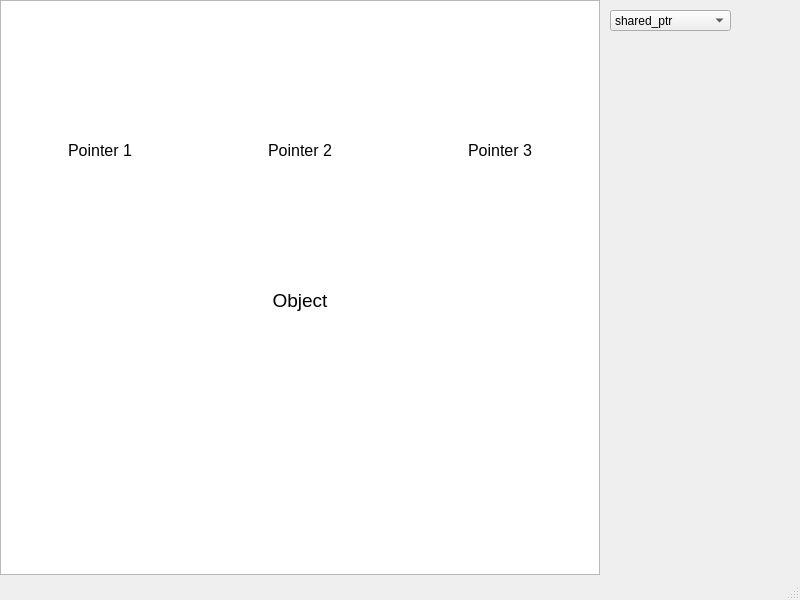
<?xml version="1.0" encoding="UTF-8"?>
<ui version="4.0">
 <class>MainWindow</class>
 <widget class="QMainWindow" name="MainWindow">
  <property name="geometry">
   <rect>
    <x>0</x>
    <y>0</y>
    <width>800</width>
    <height>600</height>
   </rect>
  </property>
  <property name="windowTitle">
   <string>MainWindow</string>
  </property>
  <widget class="QWidget" name="centralwidget">
   <widget class="QGraphicsView" name="graphicsView">
    <property name="geometry">
     <rect>
      <x>0</x>
      <y>0</y>
      <width>600</width>
      <height>575</height>
     </rect>
    </property>
    <property name="sizePolicy">
     <sizepolicy hsizetype="Fixed" vsizetype="Fixed">
      <horstretch>0</horstretch>
      <verstretch>0</verstretch>
     </sizepolicy>
    </property>
    <property name="verticalScrollBarPolicy">
     <enum>Qt::ScrollBarAlwaysOff</enum>
    </property>
    <property name="horizontalScrollBarPolicy">
     <enum>Qt::ScrollBarAlwaysOff</enum>
    </property>
   </widget>
   <widget class="QComboBox" name="comboBox">
    <property name="geometry">
     <rect>
      <x>610</x>
      <y>10</y>
      <width>121</width>
      <height>21</height>
     </rect>
    </property>
    <item>
     <property name="text">
      <string>shared_ptr</string>
     </property>
    </item>
    <item>
     <property name="text">
      <string>weak_ptr</string>
     </property>
    </item>
    <item>
     <property name="text">
      <string>unique_ptr</string>
     </property>
    </item>
   </widget>
   <widget class="QLabel" name="objectLabel">
    <property name="geometry">
     <rect>
      <x>260</x>
      <y>285</y>
      <width>80</width>
      <height>30</height>
     </rect>
    </property>
    <property name="font">
     <font>
      <pointsize>14</pointsize>
     </font>
    </property>
    <property name="text">
     <string>Object</string>
    </property>
    <property name="textFormat">
     <enum>Qt::AutoText</enum>
    </property>
    <property name="alignment">
     <set>Qt::AlignCenter</set>
    </property>
   </widget>
   <widget class="QLabel" name="pointer1Label">
    <property name="geometry">
     <rect>
      <x>50</x>
      <y>125</y>
      <width>100</width>
      <height>50</height>
     </rect>
    </property>
    <property name="font">
     <font>
      <pointsize>12</pointsize>
     </font>
    </property>
    <property name="text">
     <string>Pointer 1</string>
    </property>
    <property name="alignment">
     <set>Qt::AlignCenter</set>
    </property>
   </widget>
   <widget class="QLabel" name="pointer2Label">
    <property name="geometry">
     <rect>
      <x>250</x>
      <y>125</y>
      <width>100</width>
      <height>50</height>
     </rect>
    </property>
    <property name="font">
     <font>
      <pointsize>12</pointsize>
     </font>
    </property>
    <property name="text">
     <string>Pointer 2</string>
    </property>
    <property name="alignment">
     <set>Qt::AlignCenter</set>
    </property>
   </widget>
   <widget class="QLabel" name="pointer3Label">
    <property name="geometry">
     <rect>
      <x>450</x>
      <y>125</y>
      <width>100</width>
      <height>50</height>
     </rect>
    </property>
    <property name="font">
     <font>
      <pointsize>12</pointsize>
     </font>
    </property>
    <property name="text">
     <string>Pointer 3</string>
    </property>
    <property name="alignment">
     <set>Qt::AlignCenter</set>
    </property>
   </widget>
  </widget>
  <widget class="QMenuBar" name="menubar">
   <property name="geometry">
    <rect>
     <x>0</x>
     <y>0</y>
     <width>800</width>
     <height>26</height>
    </rect>
   </property>
  </widget>
  <widget class="QStatusBar" name="statusbar"/>
 </widget>
 <resources/>
 <connections/>
</ui>
